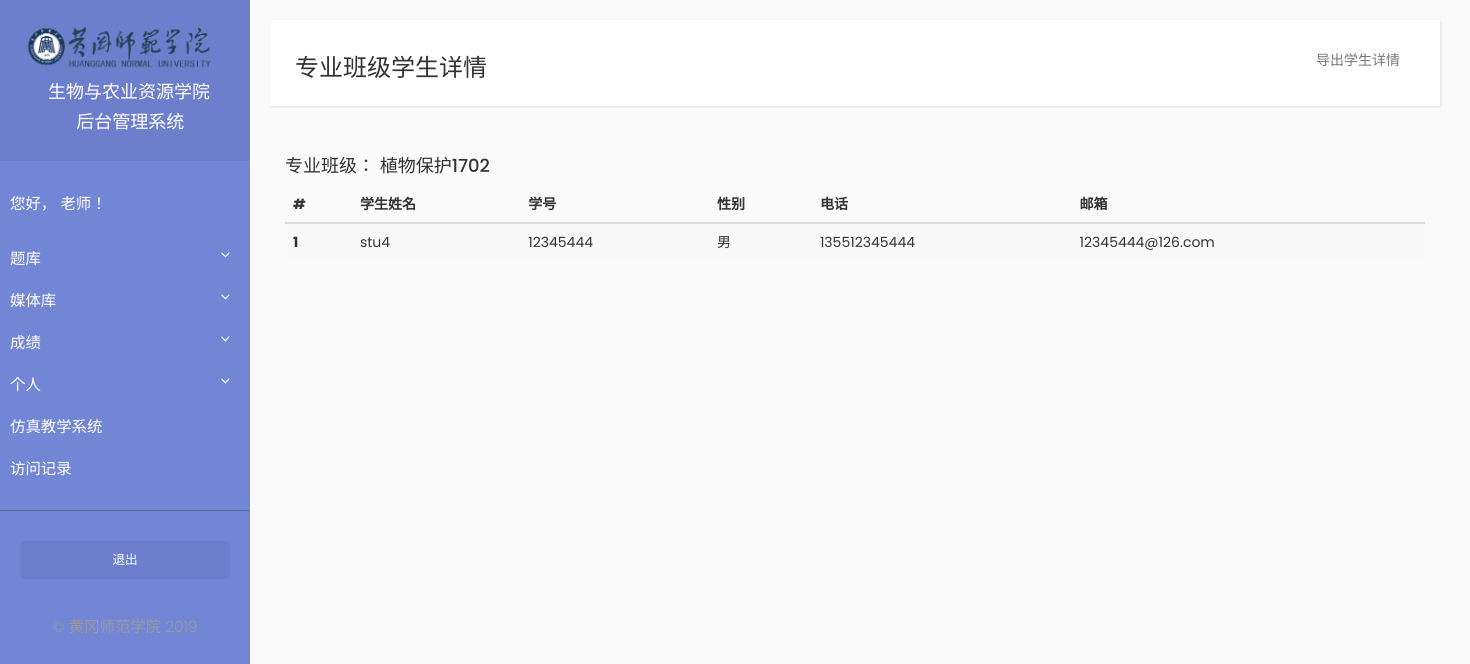
Page /teacher/grade_class_detail/2 (signed in) on the committed database.
### GradeClass/models.py (models this page shows, shortened)
class GradeClass(models.Model):
    title = models.CharField(max_length=255)
    class Meta:
        db_table = 'gradeclass'
        verbose_name = '专业班级'
        verbose_name_plural = '专业班级'

### Student/models.py (models this page shows, shortened)
class Student(models.Model):
    user = models.OneToOneField(User, on_delete=models.CASCADE)
    student_id = models.CharField(max_length=20)
    name = models.CharField(max_length=10)
    GENDER_CHOICE = [
        ('male', '男'),
        ('female', '女'),
    ]
    gender = models.CharField(max_length=6, choices=GENDER_CHOICE, default='male')
    grade_class = models.ForeignKey(GradeClass, on_delete=models.CASCADE)
    phone = models.CharField(max_length=20)
    paper_result = models.ManyToManyField(Paper, through='PaperResult')
    class Meta:
        db_table = 'student'
        verbose_name = '学生'
        verbose_name_plural = '学生'

### Teacher/views.py (the view)
# urls.py: path('grade_class_detail/<int:gradeclass_id>', views.grade_class_detail, name='grade_class_detail'),
@login_required
def grade_class_detail(request, gradeclass_id):
    try:
        grade_class = GradeClass.objects.get(pk=gradeclass_id)
    except GradeClass.DoesNotExist:
        messages.warning(request, '专业班级不存在！')
        return HttpResponseRedirect(reverse('teacher:grade_class_list'))
    students = Student.objects.all().filter(grade_class=grade_class)
    context = {'grade_class': grade_class,
               'students': students}
    return render(request, 'teacher/grade_class_detail.html', context=context)

### Teacher/templates/teacher/grade_class_detail.html (shortened to what this page needs)
{% extends "teacher/base.html" %}
{% block title_block %}
<h3>专业班级学生详情</h3>
{% endblock %}
{% block navbar_block %}
 <div class="collapse navbar-collapse" id="bs-example-navbar-collapse-1">
    <ul class="nav navbar-nav navbar-right">
        <li><a href="{% url 'teacher:export_grade_class_detail' grade_class.pk %}" class="hvr-bounce-to-top">导出学生详情</a></li>
    </ul>
</div>
{% endblock %}
{% block content_block%}
<div class="container">
    <div class="col">
        <h4>专业班级： {{ grade_class.title }}</h4>
    <table class="table table-striped">
        <thead>
            <tr>
                <th scope="col">#</th>
                <th scope="col">学生姓名</th>
                <th scope="col">学号</th>
                <th scope="col">性别</th>
                <th scope="col">电话</th>
                <th scope="col">邮箱</th>
            </tr>
        </thead>
        <tbody>
            {% for student in students %}
            <tr>
                <th scope="row">{{ forloop.counter }}</th>
                <td>{{ student.name }}</td>
                <td>{{ student.student_id }}</td>
                <td>{{ student.get_gender_display }}</td>
                <td>{{ student.phone }}</td>
                <td>{{ student.user.email }}</td>
            </tr>
            {% endfor %}
        </tbody>
    </table>
    </div>
</div>
{% endblock %}

### Basic/static/basic/css/sidebar.css (style rules this page uses)
body { font-family: 'Poppins', sans-serif; background: #fafafa; }
a, a:hover, a:focus { color: inherit; text-decoration: none; transition: all 0.3s; }

### rows in the picture
GradeClass: title "植物保护1702"
Student: name "stu4", student_id "12345444", gender "男", phone "135512345444", user.email "12345444@126.com"
